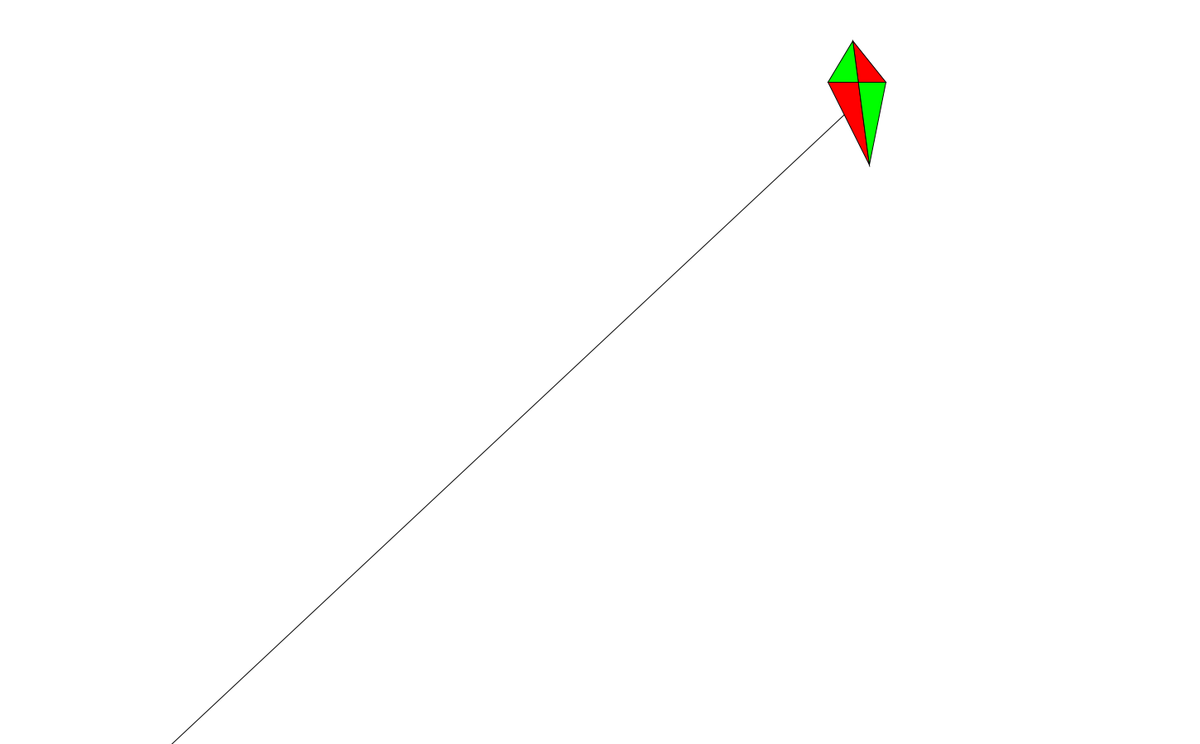
Frame 1 (no input)
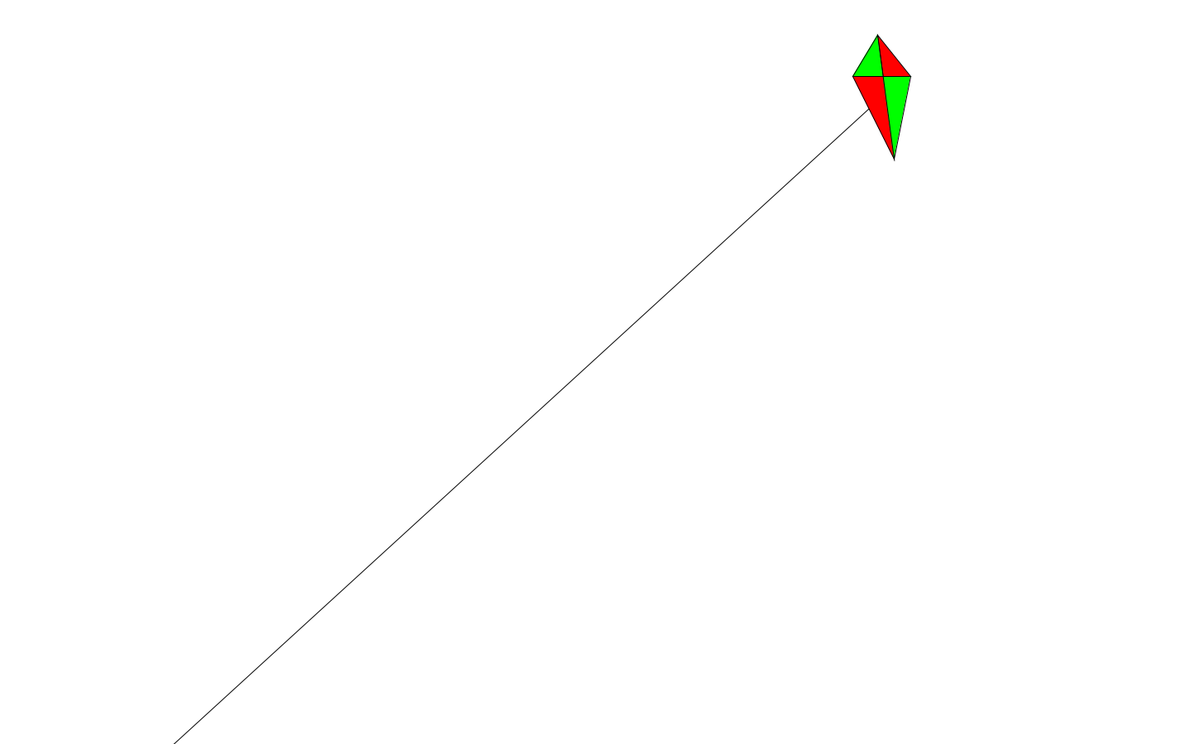
Frame 60 (the mouse pressed at the canvas centre just before this capture)
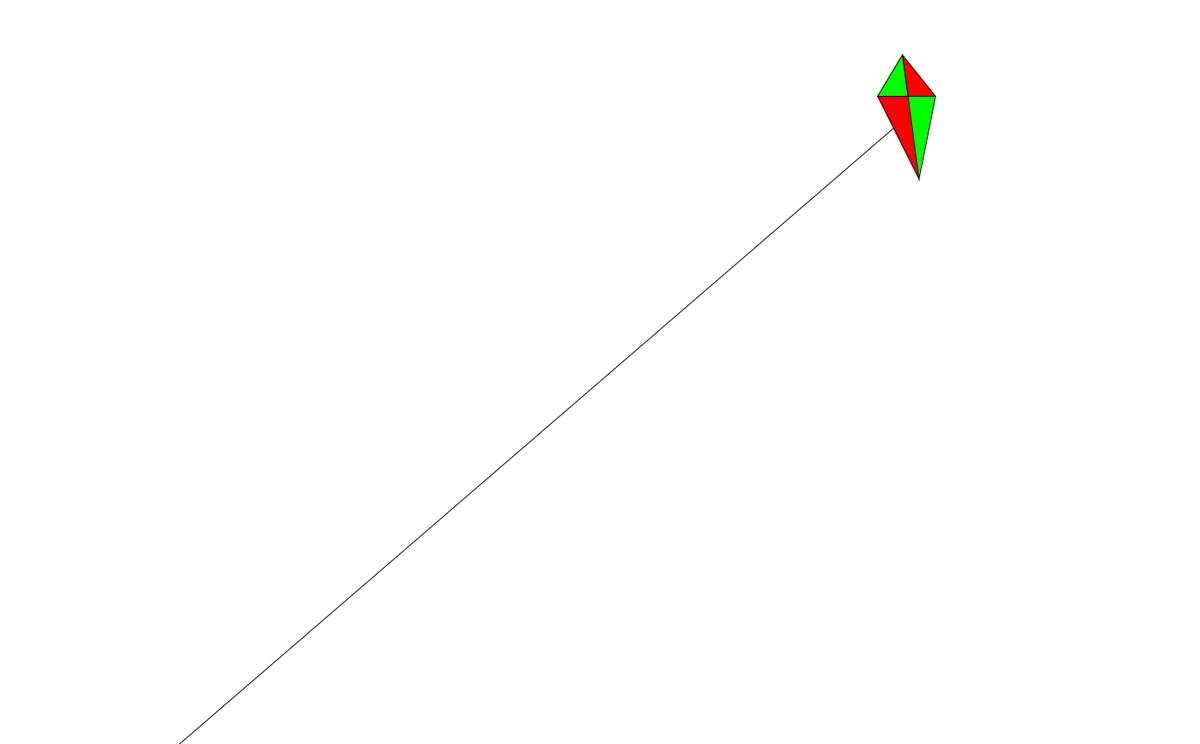
Frame 120 (the mouse held since frame 60 and released just before this capture)

The Processing sketch that drew these frames (run headless with seeded random() and noise(); from frame 60 on, the mouse is pressed at the canvas centre):

// Processing sketch: kite
// ── kite.pde
float kiteX = 1000;
float kiteY = 50;
boolean kiteLeft = true;
boolean kiteTop = false;

void setup()
{
  size(1450, 900);
}


void draw()
{
  background(255);
  kiteMove();
  drawkite();
}

 void drawkite() {
  fill(255, 0, 0);
  line(kiteX+35, kiteY+75, 100, 1000);

  strokeWeight(1);
  quad(kiteX, kiteY+50, kiteX+70, kiteY+50, kiteX+30, kiteY, kiteX+50, kiteY+150);
  fill(0, 255, 0);
  quad(kiteX+30, kiteY, kiteX+50, kiteY+150, kiteX+70, kiteY+50, kiteX, kiteY+50);
}

void kiteMove() {   
  if (kiteX <= 800) {
    kiteLeft = true;
  }
  if (kiteLeft == false) {
    kiteX -= .5;
  }


  if (kiteX >= 1300) {
    kiteLeft = false;
  }
  if (kiteLeft == true) {
    kiteX += .5;
  }

  if (kiteY <= 30) {
    kiteTop = true;
  }
  if (kiteTop == false) {
    kiteY -= .7;
  }

  if (kiteY >= 250) {
    kiteTop = false;
  }
  if (kiteTop == true) {
    kiteY += .4;
  }
}
